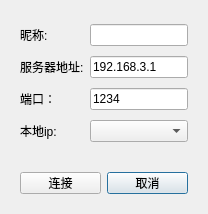
<?xml version="1.0" encoding="UTF-8"?>
<ui version="4.0">
 <class>dlg_set</class>
 <widget class="QDialog" name="dlg_set">
  <property name="geometry">
   <rect>
    <x>0</x>
    <y>0</y>
    <width>208</width>
    <height>214</height>
   </rect>
  </property>
  <property name="windowTitle">
   <string>Dialog</string>
  </property>
  <layout class="QGridLayout" name="gridLayout_3">
   <item row="1" column="0">
    <widget class="QWidget" name="widget" native="true">
     <property name="sizePolicy">
      <sizepolicy hsizetype="Preferred" vsizetype="Preferred">
       <horstretch>0</horstretch>
       <verstretch>0</verstretch>
      </sizepolicy>
     </property>
     <property name="maximumSize">
      <size>
       <width>16777215</width>
       <height>40</height>
      </size>
     </property>
     <layout class="QGridLayout" name="gridLayout">
      <item row="0" column="2">
       <widget class="QPushButton" name="btn_cancel">
        <property name="text">
         <string>取消</string>
        </property>
       </widget>
      </item>
      <item row="0" column="1">
       <widget class="QPushButton" name="btn_confirm">
        <property name="text">
         <string>连接</string>
        </property>
       </widget>
      </item>
     </layout>
    </widget>
   </item>
   <item row="0" column="0">
    <widget class="QWidget" name="widget_2" native="true">
     <layout class="QGridLayout" name="gridLayout_2">
      <item row="1" column="1">
       <widget class="QLineEdit" name="le_server">
        <property name="text">
         <string>192.168.3.1</string>
        </property>
       </widget>
      </item>
      <item row="0" column="0">
       <widget class="QLabel" name="label_4">
        <property name="text">
         <string>昵称:</string>
        </property>
       </widget>
      </item>
      <item row="2" column="0">
       <widget class="QLabel" name="label_2">
        <property name="text">
         <string>端口：</string>
        </property>
       </widget>
      </item>
      <item row="2" column="1">
       <widget class="QLineEdit" name="le_port">
        <property name="text">
         <string>1234</string>
        </property>
       </widget>
      </item>
      <item row="3" column="1">
       <widget class="QComboBox" name="cb_ips"/>
      </item>
      <item row="3" column="0">
       <widget class="QLabel" name="label_3">
        <property name="text">
         <string>本地ip:</string>
        </property>
       </widget>
      </item>
      <item row="1" column="0">
       <widget class="QLabel" name="label">
        <property name="text">
         <string>服务器地址:</string>
        </property>
       </widget>
      </item>
      <item row="0" column="1">
       <widget class="QLineEdit" name="le_name"/>
      </item>
     </layout>
    </widget>
   </item>
  </layout>
 </widget>
 <resources/>
 <connections/>
</ui>
